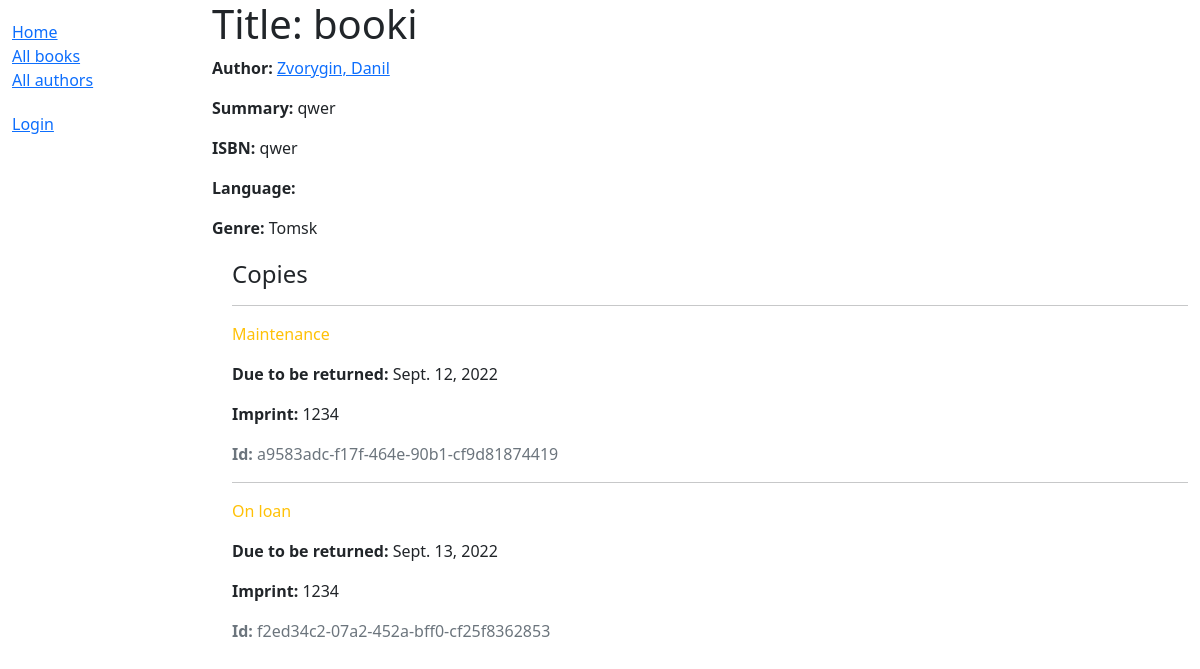
/catalog/book/2, run on an earlier commit of the app's database.
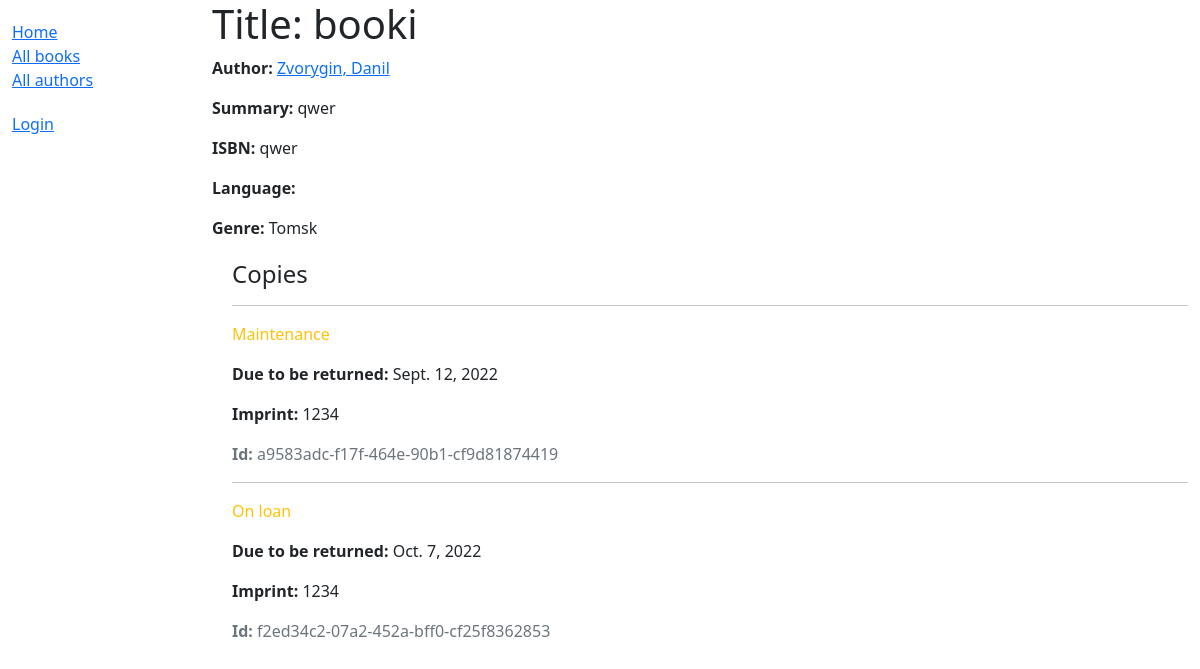
And on a later commit of the database.
### catalog/models.py (models this page shows, shortened)
class BookInstance(models.Model):
    id = models.UUIDField(primary_key=True, default=uuid.uuid4, help_text="Unique ID for this particular book across whole library")
    book = models.ForeignKey('Book', on_delete=models.SET_NULL, null=True)
    imprint = models.CharField(max_length=200)
    due_back = models.DateField(null=True, blank=True)
    borrower = models.ForeignKey(User, on_delete=models.SET_NULL, null=True, blank=True)
    LOAN_STATUS = (
        ('m', 'Maintenance'),
        ('o', 'On loan'),
        ('a', 'Available'),
        ('r', 'Reserved'),
    )
    status = models.CharField(max_length=1, choices=LOAN_STATUS, blank=True, default='m', help_text='Book availability')
    class Meta:
        ordering = ["due_back"]
        permissions = (("can_mark_returned", "Set book as returned"),)

### catalog/views.py (the view)
# urls.py: re_path(r'^book/(?P<pk>\d+)$', views.BookDetailView.as_view(), name='book-detail'),
class BookDetailView(generic.DetailView):
    model = Book

### catalog/models.py (called while the page is built)
    def __str__(self):
        return self.name

    def __str__(self):
        return '%s, %s' % (self.last_name, self.first_name)

### catalog/templates/catalog/book_detail.html
{% extends "base_generic.html" %}
{% block content %}
  <h1>Title: {{ book.title }}</h1>
  <p><strong>Author:</strong> <a href="">{{ book.author }}</a></p>
  <p><strong>Summary:</strong> {{ book.summary }}</p>
  <p><strong>ISBN:</strong> {{ book.isbn }}</p>
  <p><strong>Language:</strong> {{ book.language }}</p>
  <p><strong>Genre:</strong> {% for genre in book.genre.all %} {{ genre }}{% if not forloop.last %}, {% endif %}{% endfor %}</p>
  <div style="margin-left:20px;margin-top:20px">
    <h4>Copies</h4>
    {% for copy in book.bookinstance_set.all %}
    <hr>
    <p class="{% if copy.status == 'a' %}text-success{% elif copy.status == 'd' %}text-danger{% else %}text-warning{% endif %}">{{ copy.get_status_display }}</p>
    {% if copy.status != 'a' %}<p><strong>Due to be returned:</strong> {{copy.due_back}}</p>{% endif %}
    <p><strong>Imprint:</strong> {{copy.imprint}}</p>
    <p class="text-muted"><strong>Id:</strong> {{copy.id}}</p>
    {% endfor %}
  </div>
{% endblock %}

What changed in the data, as far as the page shows it:
changed BookInstance "On loan": due_back "Sept. 13, 2022" → "Oct. 7, 2022"
